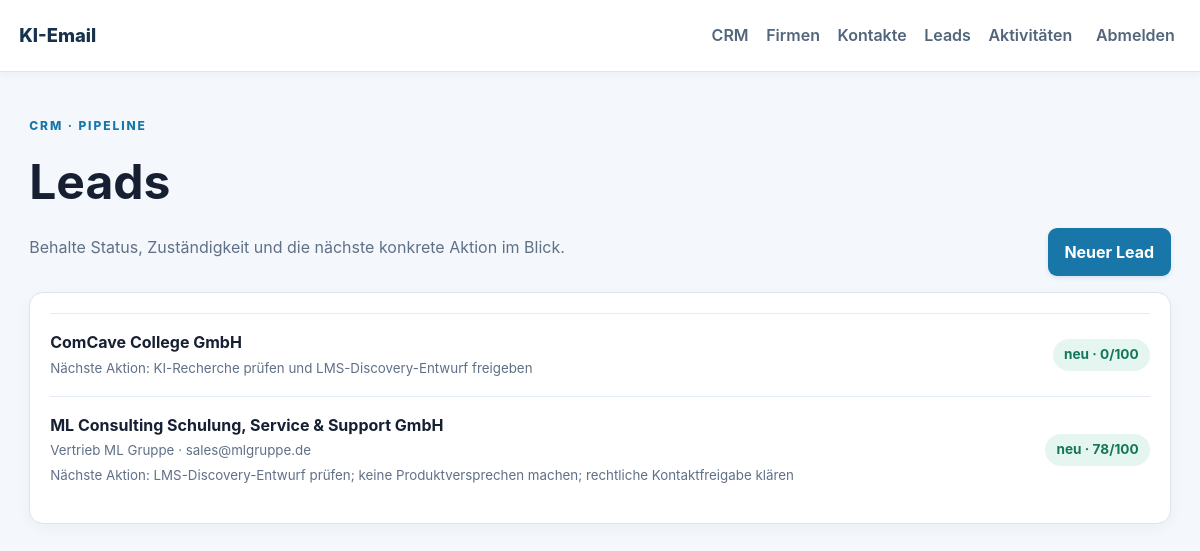
Screenshot of /crm/leads (signed in) with the database file from the repository.
### app/models.py (models this page shows)
class Lead(Base):
    __tablename__ = "leads"
    id: Mapped[int] = mapped_column(primary_key=True)
    company_id: Mapped[int] = mapped_column(ForeignKey("companies.id"), index=True)
    contact_id: Mapped[int | None] = mapped_column(ForeignKey("contacts.id"), nullable=True)
    owner_user_id: Mapped[int | None] = mapped_column(ForeignKey("users.id"), nullable=True)
    status: Mapped[str] = mapped_column(String(40), default="neu", index=True)
    score: Mapped[int] = mapped_column(default=0)
    next_action: Mapped[str] = mapped_column(String(500), default="")
    sales_pitch: Mapped[str] = mapped_column(Text, default="")
    notes: Mapped[str] = mapped_column(Text, default="")
    created_at: Mapped[datetime] = mapped_column(DateTime(timezone=True), default=utcnow)
    company: Mapped[Company] = relationship(back_populates="leads")
    contact: Mapped[Contact | None] = relationship()
    owner: Mapped[User | None] = relationship()

class Company(Base):
    __tablename__ = "companies"
    id: Mapped[int] = mapped_column(primary_key=True)
    name: Mapped[str] = mapped_column(String(240), index=True)
    domain: Mapped[str] = mapped_column(String(255), default="", index=True)
    industry: Mapped[str] = mapped_column(String(160), default="")
    website: Mapped[str] = mapped_column(String(500), default="")
    source_url: Mapped[str] = mapped_column(String(500), default="")
    researched_at: Mapped[datetime | None] = mapped_column(DateTime(timezone=True), nullable=True)
    notes: Mapped[str] = mapped_column(Text, default="")
    created_at: Mapped[datetime] = mapped_column(DateTime(timezone=True), default=utcnow)
    research_status: Mapped[str] = mapped_column(String(30), default="pending")
    research_error: Mapped[str] = mapped_column(Text, default="")
    contacts: Mapped[list["Contact"]] = relationship(back_populates="company", cascade="all, delete-orphan")
    leads: Mapped[list["Lead"]] = relationship(back_populates="company", cascade="all, delete-orphan")

class Contact(Base):
    __tablename__ = "contacts"
    id: Mapped[int] = mapped_column(primary_key=True)
    company_id: Mapped[int] = mapped_column(ForeignKey("companies.id"), index=True)
    name: Mapped[str] = mapped_column(String(200))
    email: Mapped[str] = mapped_column(String(320), index=True)
    role_title: Mapped[str] = mapped_column(String(160), default="")
    phone: Mapped[str] = mapped_column(String(80), default="")
    source_url: Mapped[str] = mapped_column(String(500), default="")
    researched_at: Mapped[datetime | None] = mapped_column(DateTime(timezone=True), nullable=True)
    opt_out: Mapped[bool] = mapped_column(Boolean, default=False)
    notes: Mapped[str] = mapped_column(Text, default="")
    created_at: Mapped[datetime] = mapped_column(DateTime(timezone=True), default=utcnow)
    company: Mapped[Company] = relationship(back_populates="contacts")

### app/main.py (the view)
@app.get("/crm/leads", response_class=HTMLResponse)
def crm_leads(request: Request, db: Session = Depends(get_db)):
    user = require_user(request, db)
    require_permission(user, "CRM_MANAGE")
    return templates.TemplateResponse(request=request, name="crm_leads.html", context={"user": user, "leads": db.scalars(select(Lead).order_by(Lead.created_at.desc())).all(), "message": request.query_params.get("message")})

### app/templates/crm_leads.html
<!doctype html><html lang="de"><head><meta charset="utf-8"><meta name="viewport" content="width=device-width,initial-scale=1"><title>Leads · CRM</title><link rel="stylesheet" href="/static/style.css"></head><body><header><a class="brand" href="/">KI-Email</a><nav><a href="/crm">CRM</a><a href="/crm/companies">Firmen</a><a href="/crm/contacts">Kontakte</a><a href="/crm/leads">Leads</a><a href="/crm/activities">Aktivitäten</a><form method="post" action="/logout"><button class="link-button">Abmelden</button></form></nav></header><main class="shell"><div class="intro"><div><span class="eyebrow">CRM · Pipeline</span><h1>Leads</h1><p>Behalte Status, Zuständigkeit und die nächste konkrete Aktion im Blick.</p></div><a class="button" href="/crm/leads/new">Neuer Lead</a></div><section class="panel">{% for lead in leads %}<a class="mail-row" href="/crm/companies/{{ lead.company_id }}"><span><strong>{{ lead.company.name }}</strong>{% if lead.contact %}<br><small>{{ lead.contact.name }} · {{ lead.contact.email }}</small>{% endif %}<br><small>Nächste Aktion: {{ lead.next_action or 'Noch nicht festgelegt' }}</small>{% if lead.owner %}<br><small>Zuständig: {{ lead.owner.display_name }}</small>{% endif %}</span><span class="pill">{{ lead.status }} · {{ lead.score }}/100</span></a>{% else %}<div class="empty-state"><h2>Noch keine Leads</h2><p>Erstelle einen Lead für eine vorhandene Firma.</p><a class="button" href="/crm/leads/new">Lead anlegen</a></div>{% endfor %}</section></main></body></html>

### app/static/style.css (style rules this page uses)
:root { font-family:Inter,ui-sans-serif,system-ui,-apple-system,"Segoe UI",sans-serif;color:#172033;background:#f4f7fb;line-height:1.55 }
* { box-sizing:border-box }
body { margin:0;background:#f4f7fb;min-height:100vh }
a { color:#1769aa }
header { height:72px;background:#fff;border-bottom:1px solid #dce4ee;display:flex;align-items:center;justify-content:space-between;padding:0 max(1.2rem,calc((100vw - 1180px)/2));box-shadow:0 2px 10px #2336530b }
.brand { font-weight:800;color:#17324d;text-decoration:none;font-size:1.15rem }
nav { display:flex;align-items:center;gap:1.1rem }
nav a { color:#52657b;text-decoration:none;font-weight:600 }
.link-button { background:none;border:0;color:#52657b;cursor:pointer;font:inherit;font-weight:600 }
.shell { max-width:1180px;margin:0 auto;padding:2.5rem 1.2rem }
.intro { display:flex;justify-content:space-between;gap:2rem;align-items:end }
.eyebrow { color:#1976a9;text-transform:uppercase;letter-spacing:.16em;font-size:.75rem;font-weight:800 }
.intro h1 { font-size:clamp(2rem,4vw,3.5rem);margin:.5rem 0;color:#172033 }
.intro p,.muted { color:#607087 }
.button { display:inline-block;border:0;border-radius:9px;background:#1976a9;color:#fff;padding:.72rem 1.05rem;font-weight:700;text-decoration:none;cursor:pointer;box-shadow:0 2px 4px #1769aa22 }
.status,.pill,.approved { border-radius:999px;padding:.35rem .7rem;background:#e5f5ef;color:#13775b;font-size:.85rem;font-weight:700 }
.metric,.panel { background:#fff;border:1px solid #dce4ee;border-radius:14px;padding:1.25rem;box-shadow:0 4px 16px #2336530a }
.panel { margin-top:1rem }
.mail-row { display:flex;justify-content:space-between;gap:1rem;align-items:center;border-top:1px solid #e5ebf2;padding:1rem 0;color:#172033;text-decoration:none }
.mail-row small { color:#607087 }

### rows the page displays
Lead: company.name "ComCave College GmbH", next_action "KI-Recherche prüfen und LMS-Discovery-Entwurf freigeben", status "neu", score "0"
Lead: company.name "ML Consulting Schulung, Service & Support GmbH", contact.name "Vertrieb ML Gruppe", contact.email "sales@mlgruppe.de", next_action "LMS-Discovery-Entwurf prüfen; keine Produktversprechen machen; rechtliche Kontaktfreigabe klären", status "neu", score "78"
